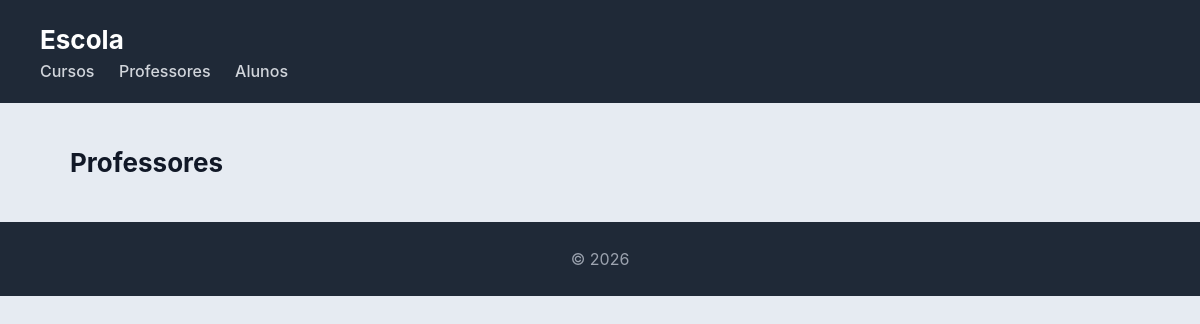
The page /escola/professores/ on the database as committed earlier.
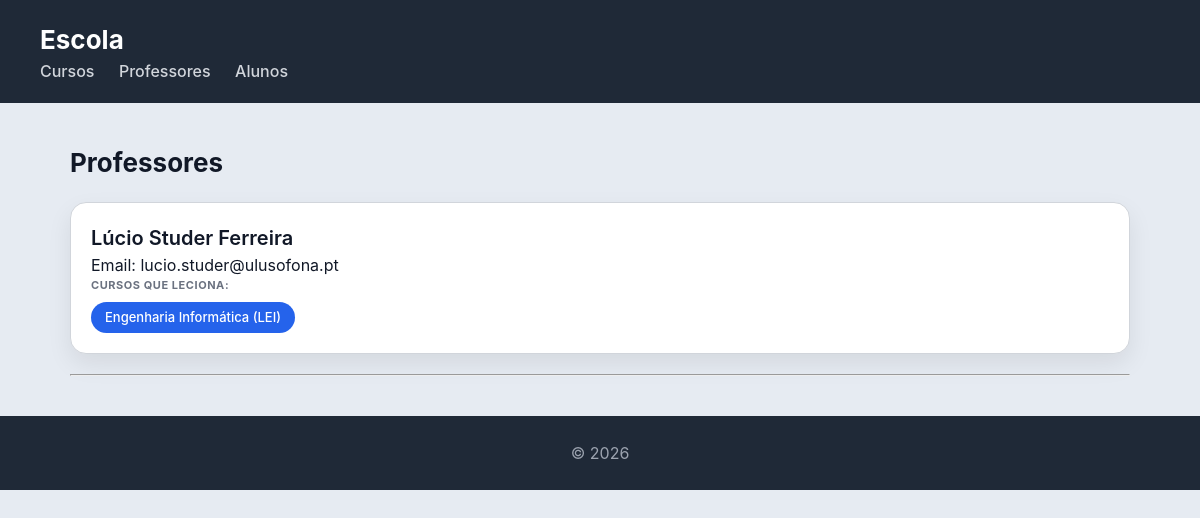
The same page on the database as committed later.
### escola/models.py (models this page shows, shortened)
class Professor(models.Model):
    nome = models.CharField(max_length=100)
    email = models.EmailField()

class Curso(models.Model):
    nome = models.CharField(max_length=100)
    imagem = models.ImageField(upload_to='cursos/')
    professor = models.ForeignKey(Professor, on_delete=models.CASCADE, related_name='cursos')
    alunos = models.ManyToManyField(Aluno, related_name='cursos')

### escola/views.py (the view)
# urls.py: path('professores/', views.professores_view, name="professores"), # Nova rota
def professores_view(request):
    professores = Professor.objects.prefetch_related('cursos').all()
    return render(request, 'escola/professores.html', {'professores': professores})

### escola/templates/escola/professores.html
{% extends "escola/base.html" %}
{% block content %}
<h2>Professores</h2>
<section>
    {% for professor in professores %}
    <article>
        <header>
            <h3>{{ professor.nome }}</h3>
            <p>Email: {{ professor.email }}</p>
        </header>
        <section>
            <h4>Cursos que leciona:</h4>
                <ul>
                    {% for curso in professor.cursos.all %}
                        <li>
                        <a href="{% url 'cursos' %}#curso-{{ curso.id }}" class="btn-curso">
                            {{ curso.nome }}
                        </a>
                        </li>
                    {% empty %}
                        <li>Sem cursos atribuídos.</li>
                    {% endfor %}
                </ul>
        </section>
    </article>
    <hr>
    {% endfor %}
</section>
{% endblock %}

Rows that differ between the two databases and show on the page:
added Professor: nome "Lúcio Studer Ferreira", email "lucio.studer@ulusofona.pt"
now on this page (row unchanged): Curso: nome "Engenharia Informática (LEI)"
